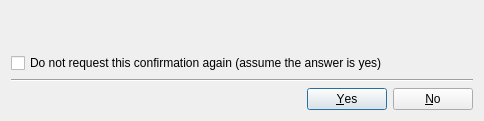
<?xml version="1.0" encoding="UTF-8"?>
<ui version="4.0">
 <class>tt3::gui::AskYesNoDialog</class>
 <widget class="QDialog" name="tt3::gui::AskYesNoDialog">
  <property name="geometry">
   <rect>
    <x>0</x>
    <y>0</y>
    <width>484</width>
    <height>121</height>
   </rect>
  </property>
  <property name="windowTitle">
   <string>Dialog</string>
  </property>
  <layout class="QGridLayout" name="gridLayout">
   <item row="0" column="0">
    <widget class="QLabel" name="promptLabel">
     <property name="text">
      <string>&lt;PROMPT&gt;</string>
     </property>
     <property name="alignment">
      <set>Qt::AlignmentFlag::AlignCenter</set>
     </property>
    </widget>
   </item>
   <item row="1" column="0">
    <widget class="QCheckBox" name="assumeYesCheckBox">
     <property name="text">
      <string>Do not request this confirmation again (assume the answer is yes)</string>
     </property>
    </widget>
   </item>
   <item row="2" column="0">
    <widget class="Line" name="line">
     <property name="orientation">
      <enum>Qt::Orientation::Horizontal</enum>
     </property>
    </widget>
   </item>
   <item row="3" column="0">
    <widget class="QDialogButtonBox" name="buttonBox">
     <property name="orientation">
      <enum>Qt::Orientation::Horizontal</enum>
     </property>
     <property name="standardButtons">
      <set>QDialogButtonBox::StandardButton::No|QDialogButtonBox::StandardButton::Yes</set>
     </property>
     <property name="centerButtons">
      <bool>false</bool>
     </property>
    </widget>
   </item>
  </layout>
 </widget>
 <resources/>
 <connections>
  <connection>
   <sender>buttonBox</sender>
   <signal>accepted()</signal>
   <receiver>tt3::gui::AskYesNoDialog</receiver>
   <slot>accept()</slot>
   <hints>
    <hint type="sourcelabel">
     <x>241</x>
     <y>95</y>
    </hint>
    <hint type="destinationlabel">
     <x>241</x>
     <y>60</y>
    </hint>
   </hints>
  </connection>
  <connection>
   <sender>buttonBox</sender>
   <signal>rejected()</signal>
   <receiver>tt3::gui::AskYesNoDialog</receiver>
   <slot>reject()</slot>
   <hints>
    <hint type="sourcelabel">
     <x>241</x>
     <y>95</y>
    </hint>
    <hint type="destinationlabel">
     <x>241</x>
     <y>60</y>
    </hint>
   </hints>
  </connection>
 </connections>
</ui>
